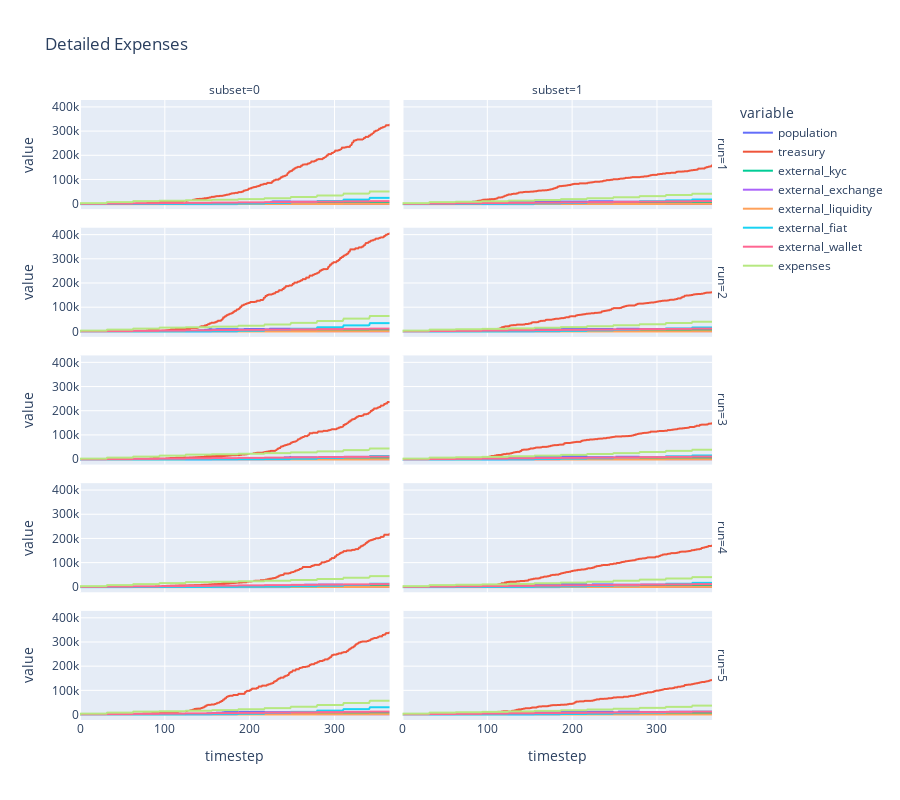

The code cell stored with this chart in its notebook:
### Code cell
px.line(
    df,
    x='timestep', # Variable on the horizontal axis
    y=['population', 'treasury', 'external_kyc', 'external_exchange', 'external_liquidity', 'external_fiat', 
'external_wallet', 'expenses'], # Variables on the vertical axis
    facet_row='run',
    facet_col='subset',
    title='Detailed Expenses',
    height=800,
)

### Figure 1 — Plotly figure (JSON) as saved in the notebook; plotly's stock layout.template omitted (floating-point values rounded to 4 significant figures; data arrays with more than 128 entries replaced by an {"elided": "..."} marker saying what was removed)
{"data": [{"hovertemplate": "variable=population<br>run=1<br>subset=0<br>timestep=%{x}<br>value=%{y}<extra></extra>", "legendgroup": "population", "line": {"color": "#636efa", "dash": "solid"}, "mode": "lines", "name": "population", "showlegend": true, "type": "scattergl", "x": {"elided": "366 int values"}, "xaxis": "x9", "y": {"elided": "366 int values"}, "yaxis": "y9"}, {"hovertemplate": "variable=population<br>run=1<br>subset=1<br>timestep=%{x}<br>value=%{y}<extra></extra>", "legendgroup": "population", "line": {"color": "#636efa", "dash": "solid"}, "mode": "lines", "name": "population", "showlegend": false, "type": "scattergl", "x": {"elided": "366 int values"}, "xaxis": "x10", "y": {"elided": "366 int values"}, "yaxis": "y10"}, {"hovertemplate": "variable=population<br>run=2<br>subset=0<br>timestep=%{x}<br>value=%{y}<extra></extra>", "legendgroup": "population", "line": {"color": "#636efa", "dash": "solid"}, "mode": "lines", "name": "population", "showlegend": false, "type": "scattergl", "x": {"elided": "366 int values"}, "xaxis": "x7", "y": {"elided": "366 int values"}, "yaxis": "y7"}, {"hovertemplate": "variable=population<br>run=2<br>subset=1<br>timestep=%{x}<br>value=%{y}<extra></extra>", "legendgroup": "population", "line": {"color": "#636efa", "dash": "solid"}, "mode": "lines", "name": "population", "showlegend": false, "type": "scattergl", "x": {"elided": "366 int values"}, "xaxis": "x8", "y": {"elided": "366 int values"}, "yaxis": "y8"}, {"hovertemplate": "variable=population<br>run=3<br>subset=0<br>timestep=%{x}<br>value=%{y}<extra></extra>", "legendgroup": "population", "line": {"color": "#636efa", "dash": "solid"}, "mode": "lines", "name": "population", "showlegend": false, "type": "scattergl", "x": {"elided": "366 int values"}, "xaxis": "x5", "y": {"elided": "366 int values"}, "yaxis": "y5"}, {"hovertemplate": "variable=population<br>run=3<br>subset=1<br>timestep=%{x}<br>value=%{y}<extra></extra>", "legendgroup": "population", "line": {"color": "#636efa", "dash": "solid"}, "mode": "lines", "name": "population", "showlegend": false, "type": "scattergl", "x": {"elided": "366 int values"}, "xaxis": "x6", "y": {"elided": "366 int values"}, "yaxis": "y6"}, {"hovertemplate": "variable=population<br>run=4<br>subset=0<br>timestep=%{x}<br>value=%{y}<extra></extra>", "legendgroup": "population", "line": {"color": "#636efa", "dash": "solid"}, "mode": "lines", "name": "population", "showlegend": false, "type": "scattergl", "x": {"elided": "366 int values"}, "xaxis": "x3", "y": {"elided": "366 int values"}, "yaxis": "y3"}, {"hovertemplate": "variable=population<br>run=4<br>subset=1<br>timestep=%{x}<br>value=%{y}<extra></extra>", "legendgroup": "population", "line": {"color": "#636efa", "dash": "solid"}, "mode": "lines", "name": "population", "showlegend": false, "type": "scattergl", "x": {"elided": "366 int values"}, "xaxis": "x4", "y": {"elided": "366 int values"}, "yaxis": "y4"}, {"hovertemplate": "variable=population<br>run=5<br>subset=0<br>timestep=%{x}<br>value=%{y}<extra></extra>", "legendgroup": "population", "line": {"color": "#636efa", "dash": "solid"}, "mode": "lines", "name": "population", "showlegend": false, "type": "scattergl", "x": {"elided": "366 int values"}, "xaxis": "x", "y": {"elided": "366 int values"}, "yaxis": "y"}, {"hovertemplate": "variable=population<br>run=5<br>subset=1<br>timestep=%{x}<br>value=%{y}<extra></extra>", "legendgroup": "population", "line": {"color": "#636efa", "dash": "solid"}, "mode": "lines", "name": "population", "showlegend": false, "type": "scattergl", "x": {"elided": "366 int values"}, "xaxis": "x2", "y": {"elided": "366 int values"}, "yaxis": "y2"}, {"hovertemplate": "variable=treasury<br>run=1<br>subset=0<br>timestep=%{x}<br>value=%{y}<extra></extra>", "legendgroup": "treasury", "line": {"color": "#EF553B", "dash": "solid"}, "mode": "lines", "name": "treasury", "showlegend": true, "type": "scattergl", "x": {"elided": "366 int values"}, "xaxis": "x9", "y": {"elided": "366 float values"}, "yaxis": "y9"}, {"hovertemplate": "variable=treasury<br>run=1<br>subset=1<br>timestep=%{x}<br>value=%{y}<extra></extra>", "legendgroup": "treasury", "line": {"color": "#EF553B", "dash": "solid"}, "mode": "lines", "name": "treasury", "showlegend": false, "type": "scattergl", "x": {"elided": "366 int values"}, "xaxis": "x10", "y": {"elided": "366 float values"}, "yaxis": "y10"}, {"hovertemplate": "variable=treasury<br>run=2<br>subset=0<br>timestep=%{x}<br>value=%{y}<extra></extra>", "legendgroup": "treasury", "line": {"color": "#EF553B", "dash": "solid"}, "mode": "lines", "name": "treasury", "showlegend": false, "type": "scattergl", "x": {"elided": "366 int values"}, "xaxis": "x7", "y": {"elided": "366 float values"}, "yaxis": "y7"}, {"hovertemplate": "variable=treasury<br>run=2<br>subset=1<br>timestep=%{x}<br>value=%{y}<extra></extra>", "legendgroup": "treasury", "line": {"color": "#EF553B", "dash": "solid"}, "mode": "lines", "name": "treasury", "showlegend": false, "type": "scattergl", "x": {"elided": "366 int values"}, "xaxis": "x8", "y": {"elided": "366 float values"}, "yaxis": "y8"}, {"hovertemplate": "variable=treasury<br>run=3<br>subset=0<br>timestep=%{x}<br>value=%{y}<extra></extra>", "legendgroup": "treasury", "line": {"color": "#EF553B", "dash": "solid"}, "mode": "lines", "name": "treasury", "showlegend": false, "type": "scattergl", "x": {"elided": "366 int values"}, "xaxis": "x5", "y": {"elided": "366 float values"}, "yaxis": "y5"}, {"hovertemplate": "variable=treasury<br>run=3<br>subset=1<br>timestep=%{x}<br>value=%{y}<extra></extra>", "legendgroup": "treasury", "line": {"color": "#EF553B", "dash": "solid"}, "mode": "lines", "name": "treasury", "showlegend": false, "type": "scattergl", "x": {"elided": "366 int values"}, "xaxis": "x6", "y": {"elided": "366 float values"}, "yaxis": "y6"}, {"hovertemplate": "variable=treasury<br>run=4<br>subset=0<br>timestep=%{x}<br>value=%{y}<extra></extra>", "legendgroup": "treasury", "line": {"color": "#EF553B", "dash": "solid"}, "mode": "lines", "name": "treasury", "showlegend": false, "type": "scattergl", "x": {"elided": "366 int values"}, "xaxis": "x3", "y": {"elided": "366 float values"}, "yaxis": "y3"}, {"hovertemplate": "variable=treasury<br>run=4<br>subset=1<br>timestep=%{x}<br>value=%{y}<extra></extra>", "legendgroup": "treasury", "line": {"color": "#EF553B", "dash": "solid"}, "mode": "lines", "name": "treasury", "showlegend": false, "type": "scattergl", "x": {"elided": "366 int values"}, "xaxis": "x4", "y": {"elided": "366 float values"}, "yaxis": "y4"}, {"hovertemplate": "variable=treasury<br>run=5<br>subset=0<br>timestep=%{x}<br>value=%{y}<extra></extra>", "legendgroup": "treasury", "line": {"color": "#EF553B", "dash": "solid"}, "mode": "lines", "name": "treasury", "showlegend": false, "type": "scattergl", "x": {"elided": "366 int values"}, "xaxis": "x", "y": {"elided": "366 float values"}, "yaxis": "y"}, {"hovertemplate": "variable=treasury<br>run=5<br>subset=1<br>timestep=%{x}<br>value=%{y}<extra></extra>", "legendgroup": "treasury", "line": {"color": "#EF553B", "dash": "solid"}, "mode": "lines", "name": "treasury", "showlegend": false, "type": "scattergl", "x": {"elided": "366 int values"}, "xaxis": "x2", "y": {"elided": "366 float values"}, "yaxis": "y2"}, {"hovertemplate": "variable=external_kyc<br>run=1<br>subset=0<br>timestep=%{x}<br>value=%{y}<extra></extra>", "legendgroup": "external_kyc", "line": {"color": "#00cc96", "dash": "solid"}, "mode": "lines", "name": "external_kyc", "showlegend": true, "type": "scattergl", "x": {"elided": "366 int values"}, "xaxis": "x9", "y": {"elided": "366 int values"}, "yaxis": "y9"}, {"hovertemplate": "variable=external_kyc<br>run=1<br>subset=1<br>timestep=%{x}<br>value=%{y}<extra></extra>", "legendgroup": "external_kyc", "line": {"color": "#00cc96", "dash": "solid"}, "mode": "lines", "name": "external_kyc", "showlegend": false, "type": "scattergl", "x": {"elided": "366 int values"}, "xaxis": "x10", "y": {"elided": "366 int values"}, "yaxis": "y10"}, {"hovertemplate": "variable=external_kyc<br>run=2<br>subset=0<br>timestep=%{x}<br>value=%{y}<extra></extra>", "legendgroup": "external_kyc", "line": {"color": "#00cc96", "dash": "solid"}, "mode": "lines", "name": "external_kyc", "showlegend": false, "type": "scattergl", "x": {"elided": "366 int values"}, "xaxis": "x7", "y": {"elided": "366 int values"}, "yaxis": "y7"}, {"hovertemplate": "variable=external_kyc<br>run=2<br>subset=1<br>timestep=%{x}<br>value=%{y}<extra></extra>", "legendgroup": "external_kyc", "line": {"color": "#00cc96", "dash": "solid"}, "mode": "lines", "name": "external_kyc", "showlegend": false, "type": "scattergl", "x": {"elided": "366 int values"}, "xaxis": "x8", "y": {"elided": "366 int values"}, "yaxis": "y8"}, {"hovertemplate": "variable=external_kyc<br>run=3<br>subset=0<br>timestep=%{x}<br>value=%{y}<extra></extra>", "legendgroup": "external_kyc", "line": {"color": "#00cc96", "dash": "solid"}, "mode": "lines", "name": "external_kyc", "showlegend": false, "type": "scattergl", "x": {"elided": "366 int values"}, "xaxis": "x5", "y": {"elided": "366 int values"}, "yaxis": "y5"}, {"hovertemplate": "variable=external_kyc<br>run=3<br>subset=1<br>timestep=%{x}<br>value=%{y}<extra></extra>", "legendgroup": "external_kyc", "line": {"color": "#00cc96", "dash": "solid"}, "mode": "lines", "name": "external_kyc", "showlegend": false, "type": "scattergl", "x": {"elided": "366 int values"}, "xaxis": "x6", "y": {"elided": "366 int values"}, "yaxis": "y6"}, {"hovertemplate": "variable=external_kyc<br>run=4<br>subset=0<br>timestep=%{x}<br>value=%{y}<extra></extra>", "legendgroup": "external_kyc", "line": {"color": "#00cc96", "dash": "solid"}, "mode": "lines", "name": "external_kyc", "showlegend": false, "type": "scattergl", "x": {"elided": "366 int values"}, "xaxis": "x3", "y": {"elided": "366 int values"}, "yaxis": "y3"}, {"hovertemplate": "variable=external_kyc<br>run=4<br>subset=1<br>timestep=%{x}<br>value=%{y}<extra></extra>", "legendgroup": "external_kyc", "line": {"color": "#00cc96", "dash": "solid"}, "mode": "lines", "name": "external_kyc", "showlegend": false, "type": "scattergl", "x": {"elided": "366 int values"}, "xaxis": "x4", "y": {"elided": "366 int values"}, "yaxis": "y4"}, {"hovertemplate": "variable=external_kyc<br>run=5<br>subset=0<br>timestep=%{x}<br>value=%{y}<extra></extra>", "legendgroup": "external_kyc", "line": {"color": "#00cc96", "dash": "solid"}, "mode": "lines", "name": "external_kyc", "showlegend": false, "type": "scattergl", "x": {"elided": "366 int values"}, "xaxis": "x", "y": {"elided": "366 int values"}, "yaxis": "y"}, {"hovertemplate": "variable=external_kyc<br>run=5<br>subset=1<br>timestep=%{x}<br>value=%{y}<extra></extra>", "legendgroup": "external_kyc", "line": {"color": "#00cc96", "dash": "solid"}, "mode": "lines", "name": "external_kyc", "showlegend": false, "type": "scattergl", "x": {"elided": "366 int values"}, "xaxis": "x2", "y": {"elided": "366 int values"}, "yaxis": "y2"}, {"hovertemplate": "variable=external_exchange<br>run=1<br>subset=0<br>timestep=%{x}<br>value=%{y}<extra></extra>", "legendgroup": "external_exchange", "line": {"color": "#ab63fa", "dash": "solid"}, "mode": "lines", "name": "external_exchange", "showlegend": true, "type": "scattergl", "x": {"elided": "366 int values"}, "xaxis": "x9", "y": {"elided": "366 float values"}, "yaxis": "y9"}, {"hovertemplate": "variable=external_exchange<br>run=1<br>subset=1<br>timestep=%{x}<br>value=%{y}<extra></extra>", "legendgroup": "external_exchange", "line": {"color": "#ab63fa", "dash": "solid"}, "mode": "lines", "name": "external_exchange", "showlegend": false, "type": "scattergl", "x": {"elided": "366 int values"}, "xaxis": "x10", "y": {"elided": "366 float values"}, "yaxis": "y10"}, {"hovertemplate": "variable=external_exchange<br>run=2<br>subset=0<br>timestep=%{x}<br>value=%{y}<extra></extra>", "legendgroup": "external_exchange", "line": {"color": "#ab63fa", "dash": "solid"}, "mode": "lines", "name": "external_exchange", "showlegend": false, "type": "scattergl", "x": {"elided": "366 int values"}, "xaxis": "x7", "y": {"elided": "366 float values"}, "yaxis": "y7"}, {"hovertemplate": "variable=external_exchange<br>run=2<br>subset=1<br>timestep=%{x}<br>value=%{y}<extra></extra>", "legendgroup": "external_exchange", "line": {"color": "#ab63fa", "dash": "solid"}, "mode": "lines", "name": "external_exchange", "showlegend": false, "type": "scattergl", "x": {"elided": "366 int values"}, "xaxis": "x8", "y": {"elided": "366 float values"}, "yaxis": "y8"}, {"hovertemplate": "variable=external_exchange<br>run=3<br>subset=0<br>timestep=%{x}<br>value=%{y}<extra></extra>", "legendgroup": "external_exchange", "line": {"color": "#ab63fa", "dash": "solid"}, "mode": "lines", "name": "external_exchange", "showlegend": false, "type": "scattergl", "x": {"elided": "366 int values"}, "xaxis": "x5", "y": {"elided": "366 float values"}, "yaxis": "y5"}, {"hovertemplate": "variable=external_exchange<br>run=3<br>subset=1<br>timestep=%{x}<br>value=%{y}<extra></extra>", "legendgroup": "external_exchange", "line": {"color": "#ab63fa", "dash": "solid"}, "mode": "lines", "name": "external_exchange", "showlegend": false, "type": "scattergl", "x": {"elided": "366 int values"}, "xaxis": "x6", "y": {"elided": "366 float values"}, "yaxis": "y6"}, {"hovertemplate": "variable=external_exchange<br>run=4<br>subset=0<br>timestep=%{x}<br>value=%{y}<extra></extra>", "legendgroup": "external_exchange", "line": {"color": "#ab63fa", "dash": "solid"}, "mode": "lines", "name": "external_exchange", "showlegend": false, "type": "scattergl", "x": {"elided": "366 int values"}, "xaxis": "x3", "y": {"elided": "366 float values"}, "yaxis": "y3"}, {"hovertemplate": "variable=external_exchange<br>run=4<br>subset=1<br>timestep=%{x}<br>value=%{y}<extra></extra>", "legendgroup": "external_exchange", "line": {"color": "#ab63fa", "dash": "solid"}, "mode": "lines", "name": "external_exchange", "showlegend": false, "type": "scattergl", "x": {"elided": "366 int values"}, "xaxis": "x4", "y": {"elided": "366 float values"}, "yaxis": "y4"}, {"hovertemplate": "variable=external_exchange<br>run=5<br>subset=0<br>timestep=%{x}<br>value=%{y}<extra></extra>", "legendgroup": "external_exchange", "line": {"color": "#ab63fa", "dash": "solid"}, "mode": "lines", "name": "external_exchange", "showlegend": false, "type": "scattergl", "x": {"elided": "366 int values"}, "xaxis": "x", "y": {"elided": "366 float values"}, "yaxis": "y"}, {"hovertemplate": "variable=external_exchange<br>run=5<br>subset=1<br>timestep=%{x}<br>value=%{y}<extra></extra>", "legendgroup": "external_exchange", "line": {"color": "#ab63fa", "dash": "solid"}, "mode": "lines", "name": "external_exchange", "showlegend": false, "type": "scattergl", "x": {"elided": "366 int values"}, "xaxis": "x2", "y": {"elided": "366 float values"}, "yaxis": "y2"}, {"hovertemplate": "variable=external_liquidity<br>run=1<br>subset=0<br>timestep=%{x}<br>value=%{y}<extra></extra>", "legendgroup": "external_liquidity", "line": {"color": "#FFA15A", "dash": "solid"}, "mode": "lines", "name": "external_liquidity", "showlegend": true, "type": "scattergl", "x": {"elided": "366 int values"}, "xaxis": "x9", "y": {"elided": "366 float values"}, "yaxis": "y9"}, {"hovertemplate": "variable=external_liquidity<br>run=1<br>subset=1<br>timestep=%{x}<br>value=%{y}<extra></extra>", "legendgroup": "external_liquidity", "line": {"color": "#FFA15A", "dash": "solid"}, "mode": "lines", "name": "external_liquidity", "showlegend": false, "type": "scattergl", "x": {"elided": "366 int values"}, "xaxis": "x10", "y": {"elided": "366 float values"}, "yaxis": "y10"}, {"hovertemplate": "variable=external_liquidity<br>run=2<br>subset=0<br>timestep=%{x}<br>value=%{y}<extra></extra>", "legendgroup": "external_liquidity", "line": {"color": "#FFA15A", "dash": "solid"}, "mode": "lines", "name": "external_liquidity", "showlegend": false, "type": "scattergl", "x": {"elided": "366 int values"}, "xaxis": "x7", "y": {"elided": "366 float values"}, "yaxis": "y7"}, {"hovertemplate": "variable=external_liquidity<br>run=2<br>subset=1<br>timestep=%{x}<br>value=%{y}<extra></extra>", "legendgroup": "external_liquidity", "line": {"color": "#FFA15A", "dash": "solid"}, "mode": "lines", "name": "external_liquidity", "showlegend": false, "type": "scattergl", "x": {"elided": "366 int values"}, "xaxis": "x8", "y": {"elided": "366 float values"}, "yaxis": "y8"}, {"hovertemplate": "variable=external_liquidity<br>run=3<br>subset=0<br>timestep=%{x}<br>value=%{y}<extra></extra>", "legendgroup": "external_liquidity", "line": {"color": "#FFA15A", "dash": "solid"}, "mode": "lines", "name": "external_liquidity", "showlegend": false, "type": "scattergl", "x": {"elided": "366 int values"}, "xaxis": "x5", "y": {"elided": "366 float values"}, "yaxis": "y5"}, {"hovertemplate": "variable=external_liquidity<br>run=3<br>subset=1<br>timestep=%{x}<br>value=%{y}<extra></extra>", "legendgroup": "external_liquidity", "line": {"color": "#FFA15A", "dash": "solid"}, "mode": "lines", "name": "external_liquidity", "showlegend": false, "type": "scattergl", "x": {"elided": "366 int values"}, "xaxis": "x6", "y": {"elided": "366 float values"}, "yaxis": "y6"}, {"hovertemplate": "variable=external_liquidity<br>run=4<br>subset=0<br>timestep=%{x}<br>value=%{y}<extra></extra>", "legendgroup": "external_liquidity", "line": {"color": "#FFA15A", "dash": "solid"}, "mode": "lines", "name": "external_liquidity", "showlegend": false, "type": "scattergl", "x": {"elided": "366 int values"}, "xaxis": "x3", "y": {"elided": "366 float values"}, "yaxis": "y3"}, {"hovertemplate": "variable=external_liquidity<br>run=4<br>subset=1<br>timestep=%{x}<br>value=%{y}<extra></extra>", "legendgroup": "external_liquidity", "line": {"color": "#FFA15A", "dash": "solid"}, "mode": "lines", "name": "external_liquidity", "showlegend": false, "type": "scattergl", "x": {"elided": "366 int values"}, "xaxis": "x4", "y": {"elided": "366 float values"}, "yaxis": "y4"}, {"hovertemplate": "variable=external_liquidity<br>run=5<br>subset=0<br>timestep=%{x}<br>value=%{y}<extra></extra>", "legendgroup": "external_liquidity", "line": {"color": "#FFA15A", "dash": "solid"}, "mode": "lines", "name": "external_liquidity", "showlegend": false, "type": "scattergl", "x": {"elided": "366 int values"}, "xaxis": "x", "y": {"elided": "366 float values"}, "yaxis": "y"}, {"hovertemplate": "variable=external_liquidity<br>run=5<br>subset=1<br>timestep=%{x}<br>value=%{y}<extra></extra>", "legendgroup": "external_liquidity", "line": {"color": "#FFA15A", "dash": "solid"}, "mode": "lines", "name": "external_liquidity", "showlegend": false, "type": "scattergl", "x": {"elided": "366 int values"}, "xaxis": "x2", "y": {"elided": "366 float values"}, "yaxis": "y2"}, {"hovertemplate": "variable=external_fiat<br>run=1<br>subset=0<br>timestep=%{x}<br>value=%{y}<extra></extra>", "legendgroup": "external_fiat", "line": {"color": "#19d3f3", "dash": "solid"}, "mode": "lines", "name": "external_fiat", "showlegend": true, "type": "scattergl", "x": {"elided": "366 int values"}, "xaxis": "x9", "y": {"elided": "366 float values"}, "yaxis": "y9"}, {"hovertemplate": "variable=external_fiat<br>run=1<br>subset=1<br>timestep=%{x}<br>value=%{y}<extra></extra>", "legendgroup": "external_fiat", "line": {"color": "#19d3f3", "dash": "solid"}, "mode": "lines", "name": "external_fiat", "showlegend": false, "type": "scattergl", "x": {"elided": "366 int values"}, "xaxis": "x10", "y": {"elided": "366 float values"}, "yaxis": "y10"}, {"hovertemplate": "variable=external_fiat<br>run=2<br>subset=0<br>timestep=%{x}<br>value=%{y}<extra></extra>", "legendgroup": "external_fiat", "line": {"color": "#19d3f3", "dash": "solid"}, "mode": "lines", "name": "external_fiat", "showlegend": false, "type": "scattergl", "x": {"elided": "366 int values"}, "xaxis": "x7", "y": {"elided": "366 float values"}, "yaxis": "y7"}, {"hovertemplate": "variable=external_fiat<br>run=2<br>subset=1<br>timestep=%{x}<br>value=%{y}<extra></extra>", "legendgroup": "external_fiat", "line": {"color": "#19d3f3", "dash": "solid"}, "mode": "lines", "name": "external_fiat", "showlegend": false, "type": "scattergl", "x": {"elided": "366 int values"}, "xaxis": "x8", "y": {"elided": "366 float values"}, "yaxis": "y8"}, {"hovertemplate": "variable=external_fiat<br>run=3<br>subset=0<br>timestep=%{x}<br>value=%{y}<extra></extra>", "legendgroup": "external_fiat", "line": {"color": "#19d3f3", "dash": "solid"}, "mode": "lines", "name": "external_fiat", "showlegend": false, "type": "scattergl", "x": {"elided": "366 int values"}, "xaxis": "x5", "y": {"elided": "366 float values"}, "yaxis": "y5"}, {"hovertemplate": "variable=external_fiat<br>run=3<br>subset=1<br>timestep=%{x}<br>value=%{y}<extra></extra>", "legendgroup": "external_fiat", "line": {"color": "#19d3f3", "dash": "solid"}, "mode": "lines", "name": "external_fiat", "showlegend": false, "type": "scattergl", "x": {"elided": "366 int values"}, "xaxis": "x6", "y": {"elided": "366 float values"}, "yaxis": "y6"}, {"hovertemplate": "variable=external_fiat<br>run=4<br>subset=0<br>timestep=%{x}<br>value=%{y}<extra></extra>", "legendgroup": "external_fiat", "line": {"color": "#19d3f3", "dash": "solid"}, "mode": "lines", "name": "external_fiat", "showlegend": false, "type": "scattergl", "x": {"elided": "366 int values"}, "xaxis": "x3", "y": {"elided": "366 float values"}, "yaxis": "y3"}, {"hovertemplate": "variable=external_fiat<br>run=4<br>subset=1<br>timestep=%{x}<br>value=%{y}<extra></extra>", "legendgroup": "external_fiat", "line": {"color": "#19d3f3", "dash": "solid"}, "mode": "lines", "name": "external_fiat", "showlegend": false, "type": "scattergl", "x": {"elided": "366 int values"}, "xaxis": "x4", "y": {"elided": "366 float values"}, "yaxis": "y4"}, {"hovertemplate": "variable=external_fiat<br>run=5<br>subset=0<br>timestep=%{x}<br>value=%{y}<extra></extra>", "legendgroup": "external_fiat", "line": {"color": "#19d3f3", "dash": "solid"}, "mode": "lines", "name": "external_fiat", "showlegend": false, "type": "scattergl", "x": {"elided": "366 int values"}, "xaxis": "x", "y": {"elided": "366 float values"}, "yaxis": "y"}, {"hovertemplate": "variable=external_fiat<br>run=5<br>subset=1<br>timestep=%{x}<br>value=%{y}<extra></extra>", "legendgroup": "external_fiat", "line": {"color": "#19d3f3", "dash": "solid"}, "mode": "lines", "name": "external_fiat", "showlegend": false, "type": "scattergl", "x": {"elided": "366 int values"}, "xaxis": "x2", "y": {"elided": "366 float values"}, "yaxis": "y2"}, {"hovertemplate": "variable=external_wallet<br>run=1<br>subset=0<br>timestep=%{x}<br>value=%{y}<extra></extra>", "legendgroup": "external_wallet", "line": {"color": "#FF6692", "dash": "solid"}, "mode": "lines", "name": "external_wallet", "showlegend": true, "type": "scattergl", "x": {"elided": "366 int values"}, "xaxis": "x9", "y": {"elided": "366 int values"}, "yaxis": "y9"}, {"hovertemplate": "variable=external_wallet<br>run=1<br>subset=1<br>timestep=%{x}<br>value=%{y}<extra></extra>", "legendgroup": "external_wallet", "line": {"color": "#FF6692", "dash": "solid"}, "mode": "lines", "name": "external_wallet", "showlegend": false, "type": "scattergl", "x": {"elided": "366 int values"}, "xaxis": "x10", "y": {"elided": "366 int values"}, "yaxis": "y10"}, {"hovertemplate": "variable=external_wallet<br>run=2<br>subset=0<br>timestep=%{x}<br>value=%{y}<extra></extra>", "legendgroup": "external_wallet", "line": {"color": "#FF6692", "dash": "solid"}, "mode": "lines", "name": "external_wallet", "showlegend": false, "type": "scattergl", "x": {"elided": "366 int values"}, "xaxis": "x7", "y": {"elided": "366 int values"}, "yaxis": "y7"}, {"hovertemplate": "variable=external_wallet<br>run=2<br>subset=1<br>timestep=%{x}<br>value=%{y}<extra></extra>", "legendgroup": "external_wallet", "line": {"color": "#FF6692", "dash": "solid"}, "mode": "lines", "name": "external_wallet", "showlegend": false, "type": "scattergl", "x": {"elided": "366 int values"}, "xaxis": "x8", "y": {"elided": "366 int values"}, "yaxis": "y8"}, {"hovertemplate": "variable=external_wallet<br>run=3<br>subset=0<br>timestep=%{x}<br>value=%{y}<extra></extra>", "legendgroup": "external_wallet", "line": {"color": "#FF6692", "dash": "solid"}, "mode": "lines", "name": "external_wallet", "showlegend": false, "type": "scattergl", "x": {"elided": "366 int values"}, "xaxis": "x5", "y": {"elided": "366 int values"}, "yaxis": "y5"}, {"hovertemplate": "variable=external_wallet<br>run=3<br>subset=1<br>timestep=%{x}<br>value=%{y}<extra></extra>", "legendgroup": "external_wallet", "line": {"color": "#FF6692", "dash": "solid"}, "mode": "lines", "name": "external_wallet", "showlegend": false, "type": "scattergl", "x": {"elided": "366 int values"}, "xaxis": "x6", "y": {"elided": "366 int values"}, "yaxis": "y6"}, {"hovertemplate": "variable=external_wallet<br>run=4<br>subset=0<br>timestep=%{x}<br>value=%{y}<extra></extra>", "legendgroup": "external_wallet", "line": {"color": "#FF6692", "dash": "solid"}, "mode": "lines", "name": "external_wallet", "showlegend": false, "type": "scattergl", "x": {"elided": "366 int values"}, "xaxis": "x3", "y": {"elided": "366 int values"}, "yaxis": "y3"}, {"hovertemplate": "variable=external_wallet<br>run=4<br>subset=1<br>timestep=%{x}<br>value=%{y}<extra></extra>", "legendgroup": "external_wallet", "line": {"color": "#FF6692", "dash": "solid"}, "mode": "lines", "name": "external_wallet", "showlegend": false, "type": "scattergl", "x": {"elided": "366 int values"}, "xaxis": "x4", "y": {"elided": "366 int values"}, "yaxis": "y4"}, {"hovertemplate": "variable=external_wallet<br>run=5<br>subset=0<br>timestep=%{x}<br>value=%{y}<extra></extra>", "legendgroup": "external_wallet", "line": {"color": "#FF6692", "dash": "solid"}, "mode": "lines", "name": "external_wallet", "showlegend": false, "type": "scattergl", "x": {"elided": "366 int values"}, "xaxis": "x", "y": {"elided": "366 int values"}, "yaxis": "y"}, {"hovertemplate": "variable=external_wallet<br>run=5<br>subset=1<br>timestep=%{x}<br>value=%{y}<extra></extra>", "legendgroup": "external_wallet", "line": {"color": "#FF6692", "dash": "solid"}, "mode": "lines", "name": "external_wallet", "showlegend": false, "type": "scattergl", "x": {"elided": "366 int values"}, "xaxis": "x2", "y": {"elided": "366 int values"}, "yaxis": "y2"}, {"hovertemplate": "variable=expenses<br>run=1<br>subset=0<br>timestep=%{x}<br>value=%{y}<extra></extra>", "legendgroup": "expenses", "line": {"color": "#B6E880", "dash": "solid"}, "mode": "lines", "name": "expenses", "showlegend": true, "type": "scattergl", "x": {"elided": "366 int values"}, "xaxis": "x9", "y": {"elided": "366 float values"}, "yaxis": "y9"}, {"hovertemplate": "variable=expenses<br>run=1<br>subset=1<br>timestep=%{x}<br>value=%{y}<extra></extra>", "legendgroup": "expenses", "line": {"color": "#B6E880", "dash": "solid"}, "mode": "lines", "name": "expenses", "showlegend": false, "type": "scattergl", "x": {"elided": "366 int values"}, "xaxis": "x10", "y": {"elided": "366 float values"}, "yaxis": "y10"}, {"hovertemplate": "variable=expenses<br>run=2<br>subset=0<br>timestep=%{x}<br>value=%{y}<extra></extra>", "legendgroup": "expenses", "line": {"color": "#B6E880", "dash": "solid"}, "mode": "lines", "name": "expenses", "showlegend": false, "type": "scattergl", "x": {"elided": "366 int values"}, "xaxis": "x7", "y": {"elided": "366 float values"}, "yaxis": "y7"}, {"hovertemplate": "variable=expenses<br>run=2<br>subset=1<br>timestep=%{x}<br>value=%{y}<extra></extra>", "legendgroup": "expenses", "line": {"color": "#B6E880", "dash": "solid"}, "mode": "lines", "name": "expenses", "showlegend": false, "type": "scattergl", "x": {"elided": "366 int values"}, "xaxis": "x8", "y": {"elided": "366 float values"}, "yaxis": "y8"}, {"hovertemplate": "variable=expenses<br>run=3<br>subset=0<br>timestep=%{x}<br>value=%{y}<extra></extra>", "legendgroup": "expenses", "line": {"color": "#B6E880", "dash": "solid"}, "mode": "lines", "name": "expenses", "showlegend": false, "type": "scattergl", "x": {"elided": "366 int values"}, "xaxis": "x5", "y": {"elided": "366 float values"}, "yaxis": "y5"}, {"hovertemplate": "variable=expenses<br>run=3<br>subset=1<br>timestep=%{x}<br>value=%{y}<extra></extra>", "legendgroup": "expenses", "line": {"color": "#B6E880", "dash": "solid"}, "mode": "lines", "name": "expenses", "showlegend": false, "type": "scattergl", "x": {"elided": "366 int values"}, "xaxis": "x6", "y": {"elided": "366 float values"}, "yaxis": "y6"}, {"hovertemplate": "variable=expenses<br>run=4<br>subset=0<br>timestep=%{x}<br>value=%{y}<extra></extra>", "legendgroup": "expenses", "line": {"color": "#B6E880", "dash": "solid"}, "mode": "lines", "name": "expenses", "showlegend": false, "type": "scattergl", "x": {"elided": "366 int values"}, "xaxis": "x3", "y": {"elided": "366 float values"}, "yaxis": "y3"}, {"hovertemplate": "variable=expenses<br>run=4<br>subset=1<br>timestep=%{x}<br>value=%{y}<extra></extra>", "legendgroup": "expenses", "line": {"color": "#B6E880", "dash": "solid"}, "mode": "lines", "name": "expenses", "showlegend": false, "type": "scattergl", "x": {"elided": "366 int values"}, "xaxis": "x4", "y": {"elided": "366 float values"}, "yaxis": "y4"}, {"hovertemplate": "variable=expenses<br>run=5<br>subset=0<br>timestep=%{x}<br>value=%{y}<extra></extra>", "legendgroup": "expenses", "line": {"color": "#B6E880", "dash": "solid"}, "mode": "lines", "name": "expenses", "showlegend": false, "type": "scattergl", "x": {"elided": "366 int values"}, "xaxis": "x", "y": {"elided": "366 float values"}, "yaxis": "y"}, {"hovertemplate": "variable=expenses<br>run=5<br>subset=1<br>timestep=%{x}<br>value=%{y}<extra></extra>", "legendgroup": "expenses", "line": {"color": "#B6E880", "dash": "solid"}, "mode": "lines", "name": "expenses", "showlegend": false, "type": "scattergl", "x": {"elided": "366 int values"}, "xaxis": "x2", "y": {"elided": "366 float values"}, "yaxis": "y2"}], "layout": {"annotations": [{"font": {}, "showarrow": false, "text": "subset=0", "x": 0.24, "xanchor": "center", "xref": "paper", "y": 1, "yanchor": "bottom", "yref": "paper"}, {"font": {}, "showarrow": false, "text": "subset=1", "x": 0.74, "xanchor": "center", "xref": "paper", "y": 1, "yanchor": "bottom", "yref": "paper"}, {"font": {}, "showarrow": false, "text": "run=5", "textangle": 90, "x": 0.98, "xanchor": "left", "xref": "paper", "y": 0.088, "yanchor": "middle", "yref": "paper"}, {"font": {}, "showarrow": false, "text": "run=4", "textangle": 90, "x": 0.98, "xanchor": "left", "xref": "paper", "y": 0.294, "yanchor": "middle", "yref": "paper"}, {"font": {}, "showarrow": false, "text": "run=3", "textangle": 90, "x": 0.98, "xanchor": "left", "xref": "paper", "y": 0.5, "yanchor": "middle", "yref": "paper"}, {"font": {}, "showarrow": false, "text": "run=2", "textangle": 90, "x": 0.98, "xanchor": "left", "xref": "paper", "y": 0.706, "yanchor": "middle", "yref": "paper"}, {"font": {}, "showarrow": false, "text": "run=1", "textangle": 90, "x": 0.98, "xanchor": "left", "xref": "paper", "y": 0.912, "yanchor": "middle", "yref": "paper"}], "height": 800, "legend": {"title": {"text": "variable"}, "tracegroupgap": 0}, "title": {"text": "Detailed Expenses"}, "xaxis": {"anchor": "y", "domain": [0, 0.48], "title": {"text": "timestep"}}, "xaxis10": {"anchor": "y10", "domain": [0.5, 0.98], "matches": "x", "showticklabels": false}, "xaxis2": {"anchor": "y2", "domain": [0.5, 0.98], "matches": "x", "title": {"text": "timestep"}}, "xaxis3": {"anchor": "y3", "domain": [0, 0.48], "matches": "x", "showticklabels": false}, "xaxis4": {"anchor": "y4", "domain": [0.5, 0.98], "matches": "x", "showticklabels": false}, "xaxis5": {"anchor": "y5", "domain": [0, 0.48], "matches": "x", "showticklabels": false}, "xaxis6": {"anchor": "y6", "domain": [0.5, 0.98], "matches": "x", "showticklabels": false}, "xaxis7": {"anchor": "y7", "domain": [0, 0.48], "matches": "x", "showticklabels": false}, "xaxis8": {"anchor": "y8", "domain": [0.5, 0.98], "matches": "x", "showticklabels": false}, "xaxis9": {"anchor": "y9", "domain": [0, 0.48], "matches": "x", "showticklabels": false}, "yaxis": {"anchor": "x", "domain": [0, 0.176], "title": {"text": "value"}}, "yaxis10": {"anchor": "x10", "domain": [0.824, 1], "matches": "y", "showticklabels": false}, "yaxis2": {"anchor": "x2", "domain": [0, 0.176], "matches": "y", "showticklabels": false}, "yaxis3": {"anchor": "x3", "domain": [0.206, 0.382], "matches": "y", "title": {"text": "value"}}, "yaxis4": {"anchor": "x4", "domain": [0.206, 0.382], "matches": "y", "showticklabels": false}, "yaxis5": {"anchor": "x5", "domain": [0.412, 0.588], "matches": "y", "title": {"text": "value"}}, "yaxis6": {"anchor": "x6", "domain": [0.412, 0.588], "matches": "y", "showticklabels": false}, "yaxis7": {"anchor": "x7", "domain": [0.618, 0.794], "matches": "y", "title": {"text": "value"}}, "yaxis8": {"anchor": "x8", "domain": [0.618, 0.794], "matches": "y", "showticklabels": false}, "yaxis9": {"anchor": "x9", "domain": [0.824, 1], "matches": "y", "title": {"text": "value"}}}}
